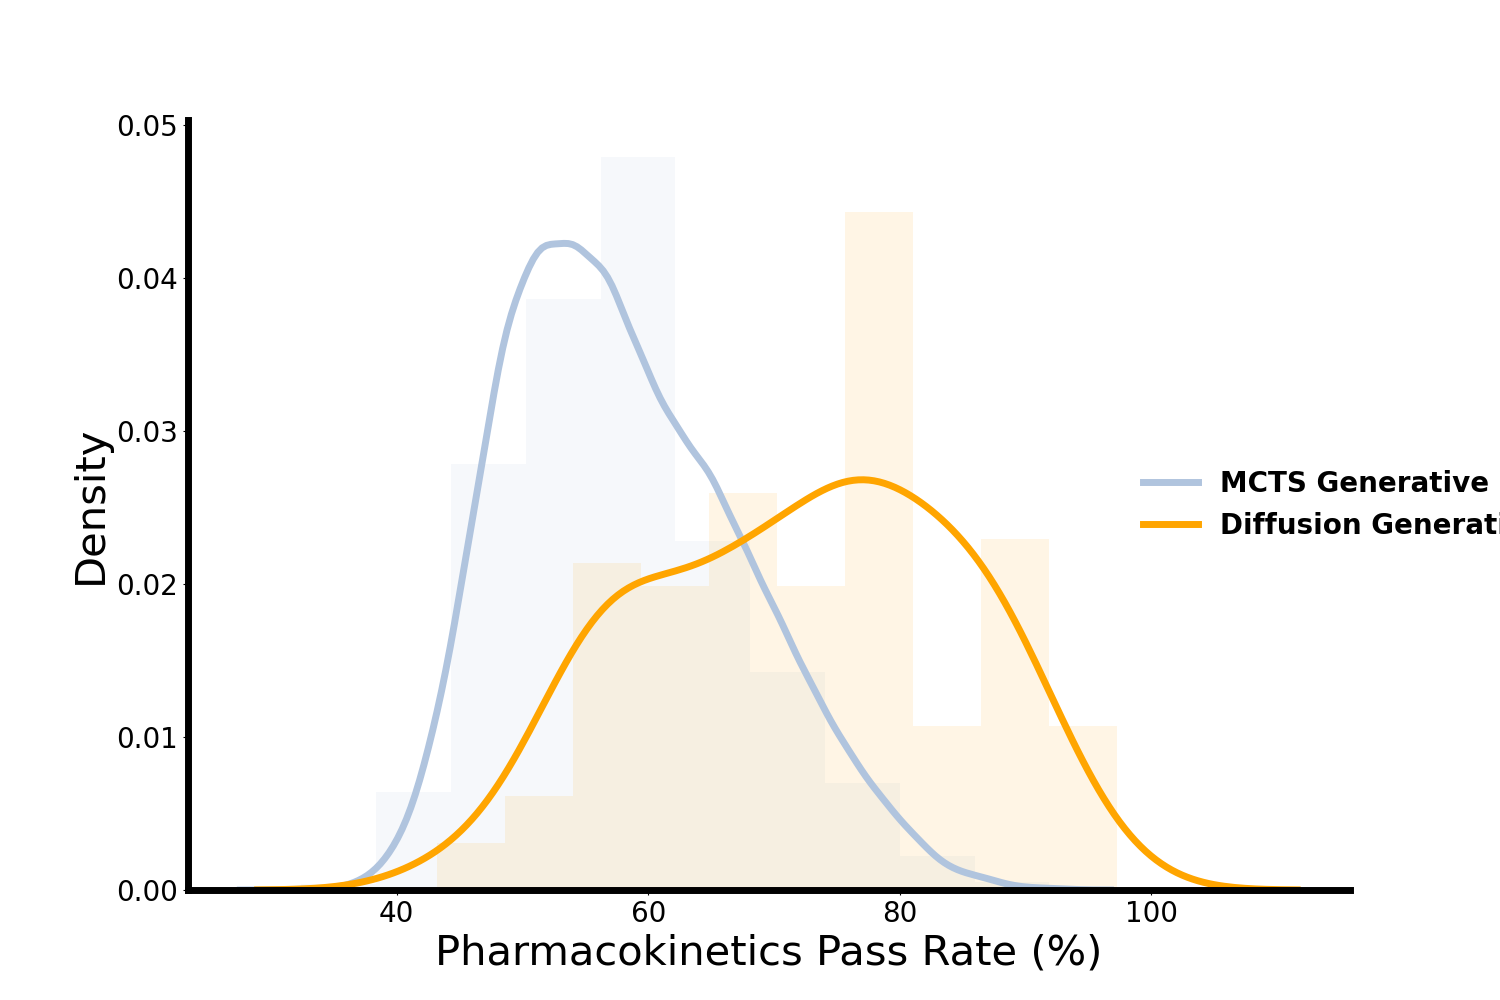

Recreate this plot in Python.
import pandas as pd 
import numpy as np
import seaborn as sns
from matplotlib import pyplot as plt

def plot_pharmacokinetics(prediction_dir_1:str,
                          prediction_dir_2:str,
                          output_dir:str):
    
    prediction_df_1 = pd.read_csv(prediction_dir_1)
    prediction_df_2 = pd.read_csv(prediction_dir_2)

    plt.rcParams['axes.labelsize'] = 20   # Axis labels
    plt.rcParams['xtick.labelsize'] = 20  # X-axis tick labels
    plt.rcParams['ytick.labelsize'] = 20  # Y-axis tick labels
    plt.rcParams['legend.fontsize'] = 20

    plt.figure(figsize=(15,10))
    ax=plt.subplot(111)
    for spine in ax.spines.values():
        spine.set_linewidth(5)

    plt.hist((37 - prediction_df_1['fail_sum'])/37 * 100,
             alpha = 0.1,
             bins=10,
             density = True,
             color = 'lightsteelblue'
             # label = 'MCTS Generative Model',
             )
    sns.kdeplot((37 - prediction_df_1['fail_sum'])/37 * 100,
                label='MCTS Generative Model',
                color = 'lightsteelblue',
                lw=5)
    plt.hist((37 - prediction_df_2['fail_sum'])/37 * 100,
             alpha = 0.1,
             density = True,
             bins=10,
             color = 'orange'
             # label = 'Diffusion Generative Model',
             )
    sns.kdeplot((37 - prediction_df_2['fail_sum'])/37 * 100,
                label='Diffusion Generative Model',
                color = 'orange',
                lw=5)
    legend = ax.legend(loc='center left', bbox_to_anchor=(0.8, 0.5), frameon=False)
    for text in legend.get_texts():
        text.set_fontweight('bold')
        text.set_fontsize(20)
    ax.set_xlabel("Pharmacokinetics Pass Rate (%)", 
              fontsize=30, 
              # fontweight='bold'
              )
    ax.set_ylabel("Density", 
              fontsize=30, 
              # fontweight='bold'
              )
    ax.spines[['right','top']].set_visible(False)
    plt.savefig(output_dir)


if __name__ == '__main__':

    plot_pharmacokinetics('data/output/generative/synthemol_generated/ranking_admet_prediction.csv', # Synthemol
                          'data/output/generative/diffusion_generated/ranking_admet_prediction.csv', # Diffusion Model
                          output_dir='evaluation/molecule_generation/output/pharmacokinetics_distribution.png')
